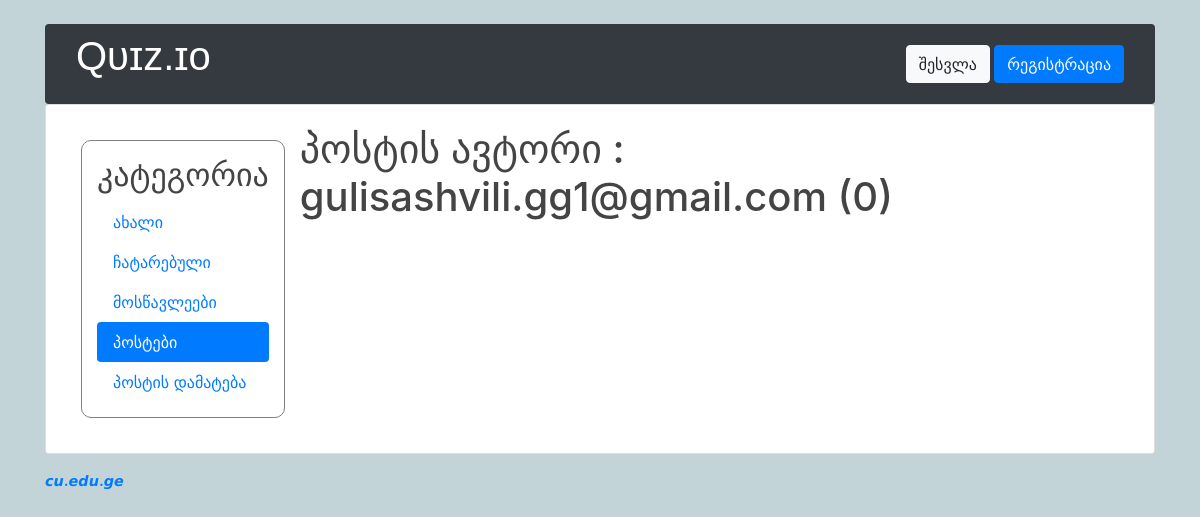
The app's page /user/gulisashvili.gg1@gmail.com, older data.
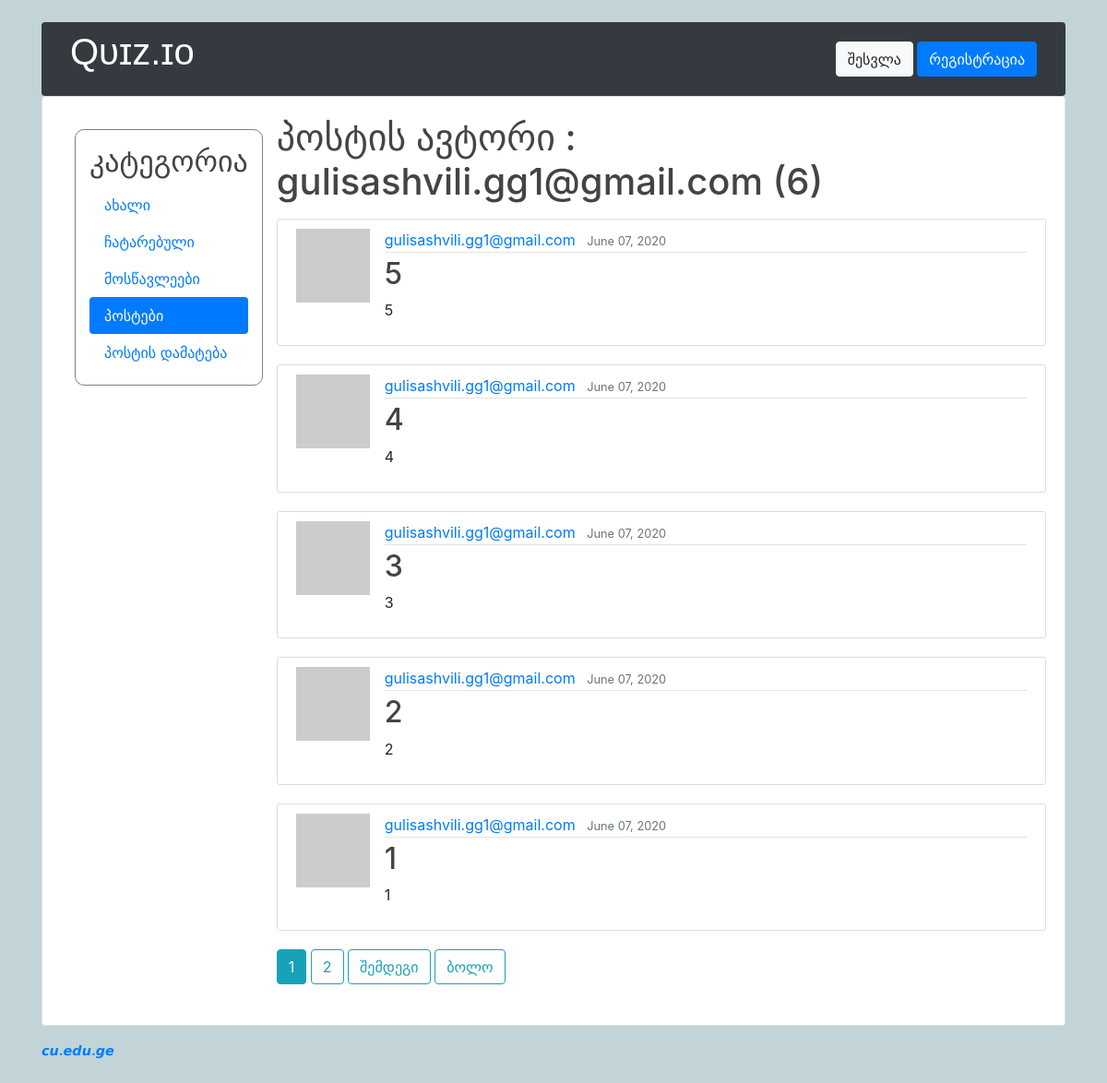
The same page, newer data.
### classroom/models.py (models this page shows, shortened)
class User(AbstractUser):
    is_student = models.BooleanField(default=False)
    is_teacher = models.BooleanField(default=False)
    username = models.CharField(error_messages={'unique': 'მომხმარებლის სახელი დაკავებულია.'}, max_length=150, unique=True, verbose_name='მომხმარებლის სახელი')

class Post(models.Model):
    title = models.CharField("სათაური", max_length=100)
    content = models.TextField("პოსტი")
    date_posted = models.DateTimeField(default=timezone.now)
    author = models.ForeignKey(User, on_delete=models.CASCADE)

### classroom/views/blog.py (the view)
# urls.py: path('user/<str:username>', blog.UserPostListView.as_view(), name='user-posts'),
class UserPostListView(ListView):
    model = Post
    template_name = 'classroom/blog/user_posts.html'
    context_object_name = 'posts'
    ordering = ['-date_posted']
    paginate_by = 5
    def get_queryset(self):
        user = get_object_or_404(User, username=self.kwargs.get('username'))
        return Post.objects.filter(author=user).order_by('-date_posted')

### classroom/templatetags/quiz_extras.py (called while the page is built)
@register.filter
def gravatar_url(username, size=40):
    username_hash = hashlib.md5(username.lower().encode('utf-8')).hexdigest()
    return f"https://www.gravatar.com/avatar/{username_hash}?s={size}&d=identicon"

### classroom/templates/classroom/blog/user_posts.html (shortened to what this page needs)
{% extends "base.html" %}
{% load quiz_extras %}
{% block content %}
    <div id=responsivediv>
        <div>
            {% if user.is_authenticated and user.is_teacher %}
                {% include 'classroom/teachers/_header.html' with active='post' %}
            {% else %}
                {% include 'classroom/students/_header.html' with active='post' %}
            {% endif %}
        </div>
        <div style="width: 100%">
            <h1 class="mb-3">პოსტის ავტორი : {{ view.kwargs.username }} ({{ page_obj.paginator.count }})</h1>
            {% for post in posts %}
                <article class="media content-section">
                    <img class="mr-3" src="{{ post.author.username|gravatar_url:50 }}"
                                     alt="{{ student.user.get_full_name }}">
                    <div class="media-body">
                        <div class="article-metadata">
                            <a class="mr-2" href="{% url 'user-posts' post.author.username %}">{{ post.author }}</a>
                            <small class="text-muted">{{ post.date_posted|date:"F d, Y" }}</small>
                        </div>
                        <h2><a class="article-title" href="{% url 'post-detail' post.id %}">{{ post.title }}</a></h2>
                        <p class="article-content">{{ post.content }}</p>
                    </div>
                </article>
            {% endfor %}
            {% if is_paginated %}
                {% for num in page_obj.paginator.page_range %}
                    {% if page_obj.number == num %}
                        <a href="?page={{ num }}" class="btn btn-info mb-4">{{ num }}</a>
                    {% elif num > page_obj.number|add:'-3' and num < page_obj.number|add:'3' %}
                        <a href="?page={{ num }}" class="btn btn-outline-info mb-4">{{ num }}</a>
                    {% endif %}
                {% endfor %}
                {% if page_obj.has_next %}
                    <a href="?page={{ page_obj.next_page_number }}" class=" btn btn-outline-info mb-4">შემდეგი</a>
                    <a href="?page={{ page_obj.num_pages }}" class=" btn btn-outline-info mb-4">ბოლო</a>
                {% endif %}
            {% endif %}
        </div>
    </div>
{% endblock content %}

### templates/base.html (shortened to what this page needs)
{% load static %}<!doctype html>
<html lang="en">
  <head>
    <link rel="stylesheet" href="{% static 'css/bootstrap.min.css' %}">
    <link rel="stylesheet" type="text/css" href="{% static 'css/app.css' %}">
    <link rel="stylesheet" href="{% static 'css/main.css'%}">
    {% if user.is_authenticated and user.is_teacher %}
      <link rel="stylesheet" type="text/css" href="{% static 'css/teachers.css' %}">
    {% else %}
      <link rel="stylesheet" type="text/css" href="{% static 'css/students.css' %}">
    {% endif %}
  </head>
  <body>
    <div class="container my-4">
      <div class="row justify-content-center">
        <div class="col-md-15
         col-sm-12">
          <div class="navbar navbar-expand-lg navbar-dark bg-dark" style="border-radius: .25rem;">
            <div class="col-6">
              <h1 class="logo">
                <a href="{% url 'home' %}">
                    <p style="color:white">Qᴜɪᴢ.ɪᴏ</p>
                </a>
              </h1>
            </div>
            <div class="col-6 text-right">
              {% if user.is_authenticated %}
                <p id="username" class="pt-3"><strong style="color: white;">{{ user.username }}{% if user.is_student %} - {{user.student.score}}{% endif %}</strong> | <a href="{% url 'logout' %}">გამოსვლა</a>.</p>
              {% else %}
                <a href="{% url 'login' %}" class="btn btn-light" role="button">შესვლა</a>
                <a href="{% url 'signup' %}" class="btn btn-primary" role="button">რეგისტრაცია</a>
              {% endif %}
            </div>
          </div>
          <div class="card mb-3">
            <div class="card-body">
              {% block content %}
              {% endblock %}
            </div>
          </div>
          <footer>
            <strong><a style="color: #007bff" href="https://cu.edu.ge">𝙘𝙪.𝙚𝙙𝙪.𝙜𝙚</a></strong>
          </footer>
        </div>
      </div>
    </div>
  </body>
</html>

### classroom/templates/classroom/students/_header.html
<div style="margin: 15px; padding: 15px; border:1px; border-style:solid; border-color:gray; border-radius: 10px">
    <h2>კატეგორია</h2>
    <ul class="nav flex-column nav-pills">
        <div>
            <li class="nav-item">
                <a class="nav-link{% if active == 'new' %} active{% endif %}" href="{% url 'students:quiz_list' %}">ახალი</a>
            </li>
        </div>
        <div>
            <li class="nav-item">
                <a class="nav-link{% if active == 'taken' %} active{% endif %}"
                   href="{% url 'students:taken_quiz_list' %}">ჩატარებული</a>
            </li>
        </div>
        <div>
            <li class="nav-item">
                <a class="nav-link{% if active == 'students' %} active{% endif %}"
                   href="{% url 'students:student_list' %}">მოსწავლეები</a>
            </li>
        </div>
        <div>
            <li class="nav-item">
                <a class="nav-link{% if active == 'post' %} active{% endif %}"
                   href="{% url 'blog-home' %}">პოსტები</a>
            </li>
        </div>
        <div>
            <li class="nav-item">
                <a class="nav-link{% if active == 'post-create' %} active{% endif %}"
                   href="{% url 'post-create' %}">პოსტის დამატება</a>
            </li>
        </div>
    </ul>
</div>

### static/css/app.css (style rules this page uses)
.logo { font-family: 'Muli', sans-serif; }
.logo a { color: #212529; text-decoration: none; }
footer { font-size: .9rem; }
footer a { color: #212529; }

### static/css/main.css (style rules this page uses)
h1, h2, h3, h4, h5, h6 { color: #444444; }
ul { margin: 0; }
.content-section { background: #ffffff; padding: 10px 20px; border: 1px solid #dddddd; border-radius: 3px; margin-bottom: 20px; }
.article-title { color: #444444; }
.article-content { white-space: pre-line; }
.article-metadata { padding-bottom: 1px; margin-bottom: 4px; border-bottom: 1px solid #e3e3e3 }

### static/css/students.css (style rules this page uses)
body { background-color: #c2d4d8; }
@media only screen and (min-width: 770px) { #responsivediv { display: flex; } }

Row changes from the older to the newer data that the page shows:
added Post: author "gulisashvili.gg1@gmail.com", date_posted "June 07, 2020", title "5", content "5"
added Post: author "gulisashvili.gg1@gmail.com", date_posted "June 07, 2020", title "4", content "4"
added Post: author "gulisashvili.gg1@gmail.com", date_posted "June 07, 2020", title "3", content "3"
added Post: author "gulisashvili.gg1@gmail.com", date_posted "June 07, 2020", title "2", content "2"
added Post: author "gulisashvili.gg1@gmail.com", date_posted "June 07, 2020", title "1", content "1"
Text that changed along with them:
{{ page_obj.paginator.count }}: "0" → "6"
new list line: "1"
new list line: "2"
text now shown: "შემდეგი ბოლო"
